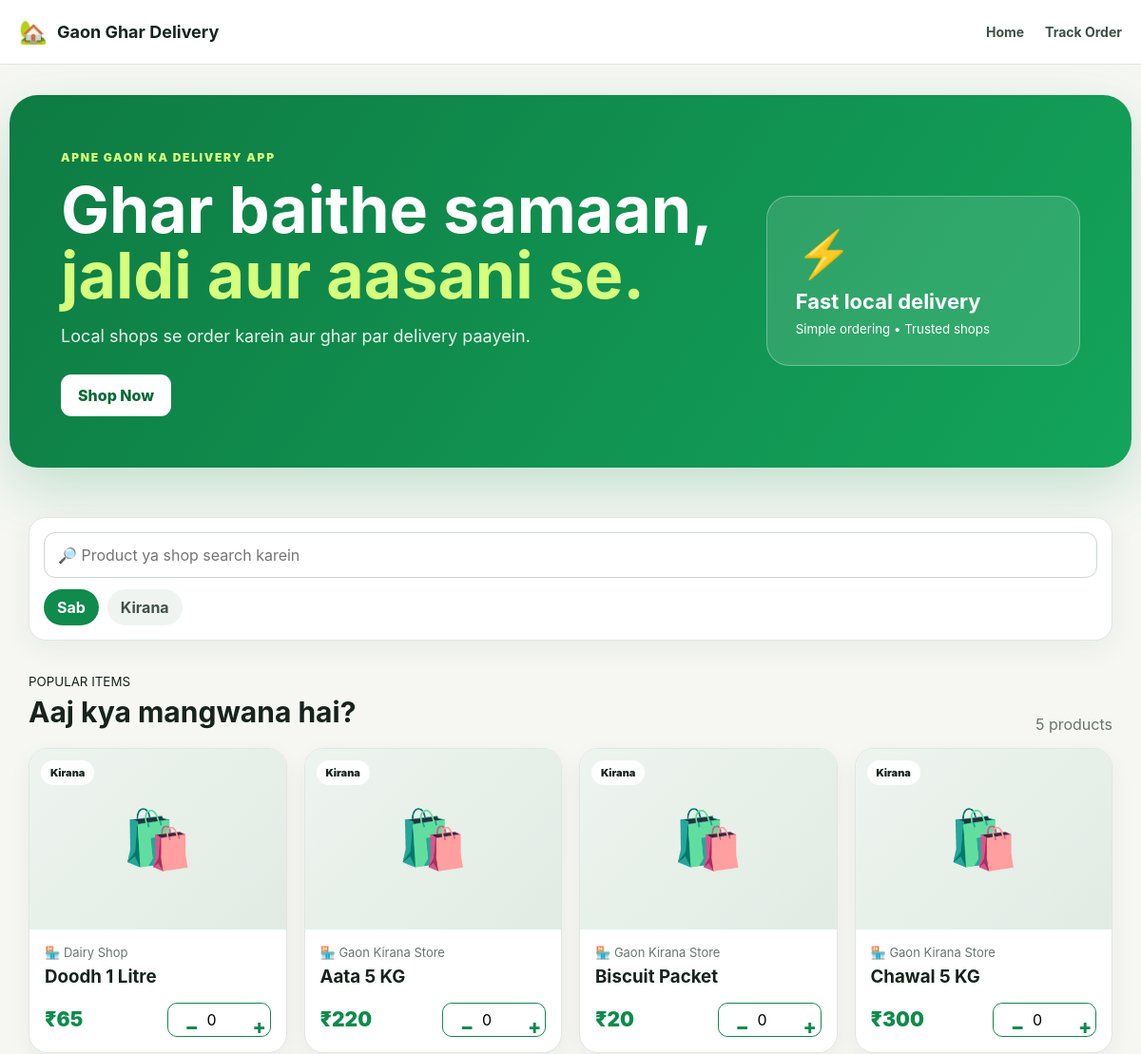
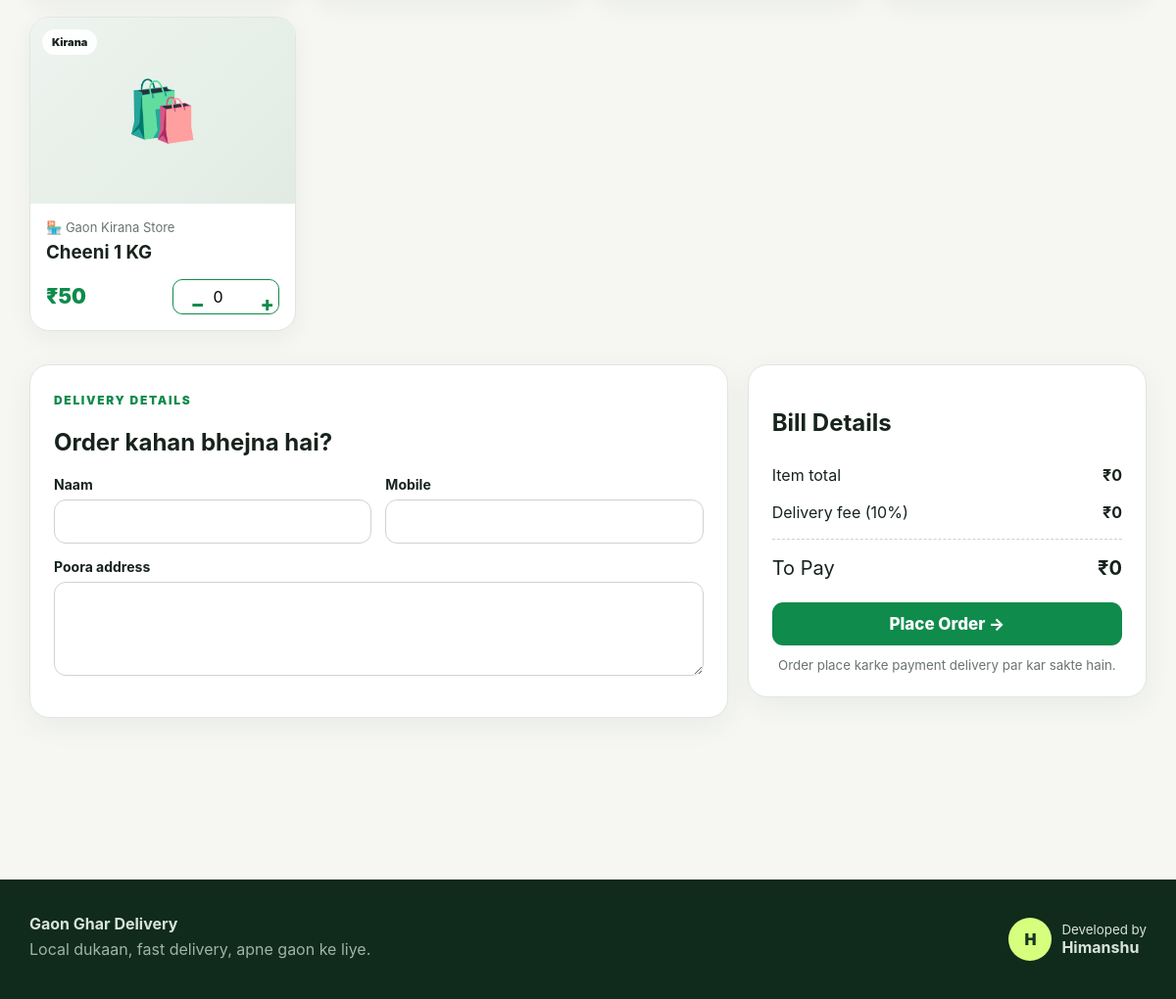
The page / on the database its author committed (2 pictures, top to bottom).
### tables this page shows
CREATE TABLE products (
            id INTEGER PRIMARY KEY AUTOINCREMENT,
            name TEXT NOT NULL,
            price INTEGER NOT NULL,
            shop_name TEXT NOT NULL,
            image_url TEXT DEFAULT '',
            is_available INTEGER NOT NULL DEFAULT 1
        );

### app.py (the view)
@app.route("/")
def home():
    connection = get_database()
    products = connection.execute("""
        SELECT * FROM products WHERE is_available = 1
        ORDER BY category, shop_name, name
    """).fetchall()
    categories = sorted({row["category"] for row in products})
    connection.close()
    return render_template("index.html", products=products, categories=categories)

### app.py (called while the page is built)
def get_database():
    DATABASE.parent.mkdir(parents=True, exist_ok=True)
    connection = sqlite3.connect(DATABASE, timeout=20)
    connection.row_factory = sqlite3.Row
    connection.execute("PRAGMA foreign_keys = ON")
    return connection

@app.context_processor
def inject_globals():
    return {"delivery_rate": int(DELIVERY_RATE * 100)}

### templates/index.html (shortened to what this page needs)
{% extends "base.html" %}{% block title %}Gaon Ghar Delivery{% endblock %}
{% block content %}
<header class="hero"><div><span class="eyebrow">APNE GAON KA DELIVERY APP</span><h1>Ghar baithe samaan,<br><span>jaldi aur aasani se.</span></h1><p>Local shops se order karein aur ghar par delivery paayein.</p><a class="button" href="#shop">Shop Now</a></div><div class="hero-card"><span>⚡</span><b>Fast local delivery</b><small>Simple ordering • Trusted shops</small></div></header>
<main class="container" id="shop">
<form method="POST" action="{{ url_for('place_order') }}" id="order-form">
<section class="shop-toolbar">
  <input class="search" id="search" type="search" placeholder="🔎 Product ya shop search karein">
  <div class="chips"><button type="button" class="chip active" data-category="all">Sab</button>{% for category in categories %}<button type="button" class="chip" data-category="{{ category|lower }}">{{ category }}</button>{% endfor %}</div>
</section>
<section class="section-head"><div><small>POPULAR ITEMS</small><h2>Aaj kya mangwana hai?</h2></div><span>{{ products|length }} products</span></section>
<section class="products" id="products">
{% for product in products %}
<article class="product-card" data-search="{{ product.name|lower }} {{ product.shop_name|lower }}" data-category="{{ product.category|lower }}">
  <div class="image-wrap">{% if product.image_url %}<img class="product-image" src="{{ url_for('static', filename='uploads/' + product.image_url) }}" alt="{{ product.name }}" loading="lazy">{% else %}<div class="placeholder">🛍️</div>{% endif %}<span class="category-tag">{{ product.category }}</span></div>
  <div class="product-info"><p class="shop">🏪 {{ product.shop_name }}</p><h3>{{ product.name }}</h3><div class="product-bottom"><span class="price">₹{{ product.price }}</span><div class="stepper"><button type="button" class="minus" aria-label="Ghatao">−</button><input class="quantity" type="number" name="quantity_{{ product.id }}" value="0" min="0" max="20" data-price="{{ product.price }}" readonly><button type="button" class="plus" aria-label="Badhao">+</button></div></div></div>
</article>{% endfor %}
</section>
<section class="checkout-grid">
  <div class="card"><span class="eyebrow">DELIVERY DETAILS</span><h2>Order kahan bhejna hai?</h2><div class="form-grid"><label>Naam<input type="text" name="customer_name" maxlength="80" autocomplete="name" required></label><label>Mobile<input type="tel" name="phone" inputmode="numeric" pattern="[0-9]{10}" maxlength="10" autocomplete="tel" required></label></div><label>Poora address<textarea name="address" rows="4" maxlength="500" autocomplete="street-address" required></textarea></label></div>
  <aside class="card bill"><h2>Bill Details</h2><div><span>Item total</span><b>₹<span id="subtotal">0</span></b></div><div><span>Delivery fee ({{ delivery_rate }}%)</span><b>₹<span id="delivery-fee">0</span></b></div><hr><div class="grand"><span>To Pay</span><b>₹<span id="grand-total">0</span></b></div><button class="full order-btn" type="submit">Place Order →</button><small>Order place karke payment delivery par kar sakte hain.</small></aside>
</section>
</form></main>
{% endblock %}

### templates/base.html (shortened to what this page needs)
<!DOCTYPE html>
<html lang="hi">
<head>
  <link rel="stylesheet" href="{{ url_for('static', filename='css/style.css') }}">
</head>
<body>
<nav class="topbar">
  <a class="brand" href="{{ url_for('home') }}"><span>🏡</span><b>Gaon Ghar Delivery</b></a>
  <div class="navlinks"><a href="{{ url_for('home') }}">Home</a><a href="{{ url_for('track_order') }}">Track Order</a></div>
</nav>
{% block content %}{% endblock %}
<footer><div><b>Gaon Ghar Delivery</b><p>Local dukaan, fast delivery, apne gaon ke liye.</p></div><div class="developer"><div class="avatar">H</div><div><small>Developed by</small><strong>Himanshu</strong></div></div></footer>
</body></html>

### rows shown on the page
products: category "Kirana", shop_name "Dairy Shop", name "Doodh 1 Litre", price "65"
products: category "Kirana", shop_name "Gaon Kirana Store", name "Aata 5 KG", price "220"
products: category "Kirana", shop_name "Gaon Kirana Store", name "Biscuit Packet", price "20"
products: category "Kirana", shop_name "Gaon Kirana Store", name "Chawal 5 KG", price "300"
products: category "Kirana", shop_name "Gaon Kirana Store", name "Cheeni 1 KG", price "50"

### other values the page prints
{{ products|length }} "5"
{{ delivery_rate }} "10"
